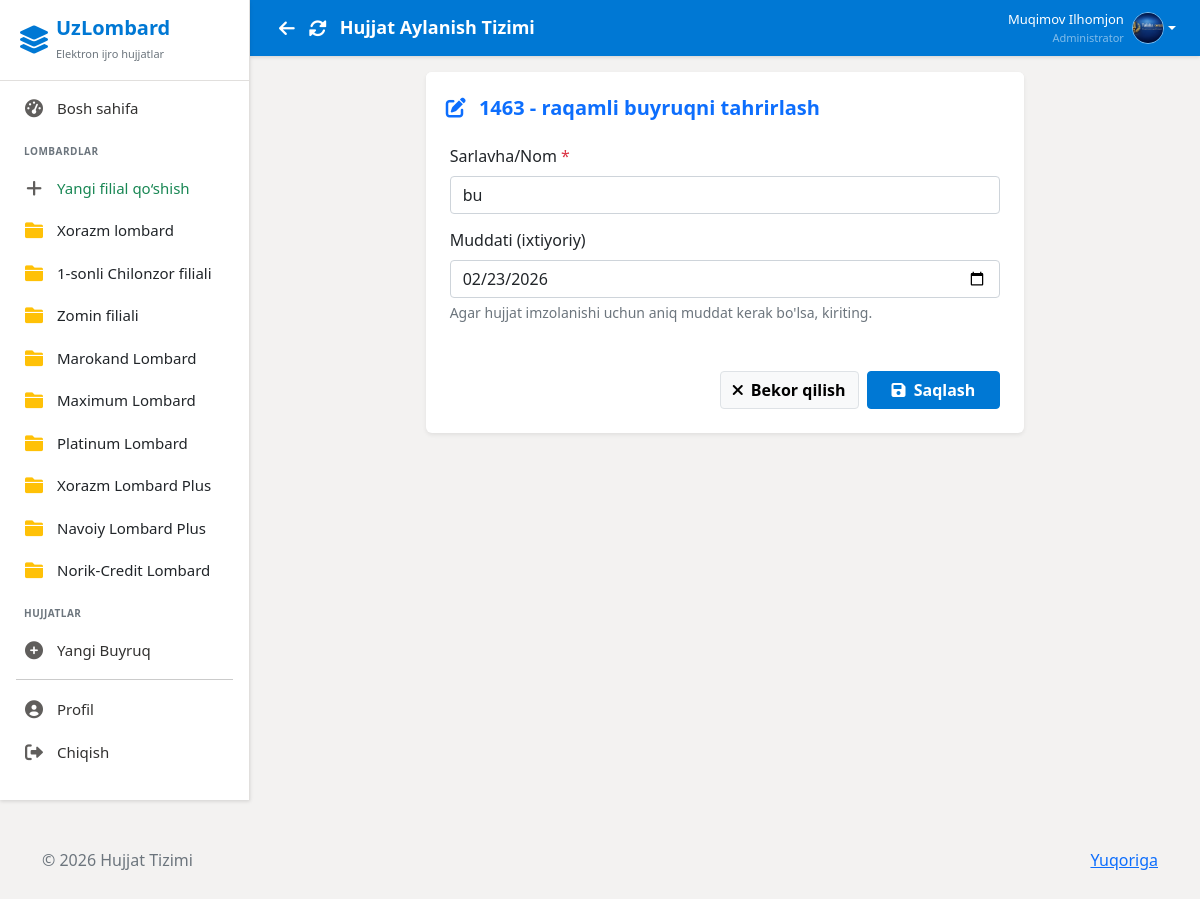
Screenshot of /documents/34/edit/ (signed in) with the database file from the repository.
### users/models.py (models this page shows, shortened)
class Branch(models.Model):
    name = models.CharField(max_length=100, verbose_name='Branch Name')
    address = models.TextField(verbose_name='Address')
    phone = models.CharField(max_length=20, verbose_name='Phone')
    created_at = models.DateTimeField(auto_now_add=True)
    class Meta:
        verbose_name = 'Branch'
        verbose_name_plural = 'Branches'

class CustomUser(AbstractUser):
    ROLE_CHOICES = (
        ('admin', 'Administrator'),
        ('employee', 'Ishchi'),
        ('director', 'Direktor'),
    )
    role = models.CharField(max_length=20, choices=ROLE_CHOICES, default='employee')
    branch = models.ManyToManyField(
        Branch,
        related_name='employees',
        blank=True
    )
    profile_image = models.ImageField(upload_to='profiles/', null=True, blank=True)
    fingerprint_enabled = models.BooleanField(default=False, verbose_name='Fingerprint Authentication Enabled')
    middle_name = models.CharField(max_length=100, blank=True, verbose_name='Otasining ismi')
    position = models.CharField(max_length=200, blank=True, verbose_name='Lavozim')
    class Meta:
        verbose_name = 'User'
        verbose_name_plural = 'Users'

### documents/models.py (models this page shows, shortened)
class Order(models.Model):
    STATUS_CHOICES = (
        ('draft', 'Qoralama'),
        ('pending', 'Imzolash kutilmoqda'),
        ('partial', 'Qisman imzolangan'),
        ('completed', 'To‘liq imzolangan'),
        ('rejected', 'Rad etilgan'),
        ('cancelled', 'Bekor qilingan'),
    )
    SIGNATURE_TYPES = (
        ('sequential', 'Ketma-ket'),
        ('parallel', 'Parallel'),
    )
    DOCUMENT_TYPES = (
        ('internal', 'Buyruq I/CH - Ichki hujjat'),
        ('external', 'Buyruq SH/T - Shartnoma/Tashqi hujjat'),
        ('official', 'Buyruq'),
        ('application', 'Ariza'),
    )
    title = models.CharField(max_length=255, verbose_name="Buyruq nomi/sarlavhasi")
    number = models.CharField(
        max_length=50,
        unique=True,
        verbose_name="Buyruq raqami",
        help_text="Masalan: 01-2025, BR-145/26 va h.k."
    )
    created_by = models.ForeignKey(
        'users.CustomUser',
        on_delete=models.SET_NULL,
        null=True,
        related_name='created_orders',
        verbose_name="Yaratgan xodim"
    )
    branch = models.ForeignKey(
        'users.Branch',
        on_delete=models.SET_NULL,
        null=True,
        blank=True,
        related_name='orders',
        verbose_name="Filial"
    )
    document_type = models.CharField(
        max_length=20,
        choices=DOCUMENT_TYPES,
        default='internal',
        verbose_name="Turi"
    )
    status = models.CharField(
        max_length=20,
        choices=STATUS_CHOICES,
        default='draft',
        verbose_name="Holati"
    )
    file = models.FileField(
        upload_to='orders/files/%Y/%m/',
        null=True,
        blank=True,
        verbose_name="Ilova qilingan fayl (PDF va boshq.)"
    )
    created_at = models.DateTimeField(auto_now_add=True, verbose_name="Yaratilgan vaqti")
    updated_at = models.DateTimeField(auto_now=True, verbose_name="O‘zgartirilgan vaqti")
    deadline = models.DateField(
        null=True,
        blank=True,
        verbose_name="Imzolash muddati"
    )
    signature_type = models.CharField(max_length=20, choices=SIGNATURE_TYPES, default='sequential')
    director_approved = models.BooleanField(default=False, verbose_name="Direktor tasdiqladi")
    director_approved_at = models.DateTimeField(null=True, blank=True, verbose_name="Direktor tasdiqlagan vaqt")
    final_qr_code = models.ImageField(upload_to='orders/final_qr/%Y/%m/', null=True, blank=True, verbose_name="Umumiy QR kod")
    stamped_file = models.FileField(upload_to='orders/stamped/%Y/%m/', null=True, blank=True, verbose_name="Pechatli PDF")
    additional_docs = models.ManyToManyField(
        'AdditionalDocument',
        blank=True,
        related_name='orders',
        verbose_name="Qo'shimcha hujjatlar"
    )
    class Meta:
        verbose_name = "Buyruq"
        verbose_name_plural = "Buyruqlar"
        ordering = ['-created_at']
        indexes = [
            models.Index(fields=['status', 'created_at']),
            models.Index(fields=['created_by']),
        ]

### documents/views.py (the view, shortened to what this page needs)
# urls.py: path('<int:order_id>/edit/',      views.edit_order,           name='order_update'),
@login_required
def edit_order(request, order_id):
    if request.user.role != 'admin':
        messages.error(request, 'Ruxsat yo\'q')
        return redirect('dashboard')
    order = get_object_or_404(Order, id=order_id)
    context = {
        'order': order,
    }
    return render(request, 'documents/edit_order.html', context)

### users/context_processors.py (called while the page is built)
def sidebar_branches(request):
    branches = Branch.objects.all()
    return {
        'sidebar_branches': branches
    }

### templates/documents/edit_order.html (shortened to what this page needs)
{% extends 'base.html' %}
{% block content %}
<div class="row justify-content-center">
    <div class="col-md-8">
        <div class="card shadow-sm border-0">
            <div class="card-header bg-white border-bottom-0 pt-4 pb-0">
                <h5 class="mb-0 text-primary fw-bold">
                    <i class="fas fa-edit me-2"></i> {{ order.number }} - raqamli buyruqni tahrirlash
                </h5>
            </div>
            <div class="card-body p-4">
                <form method="POST">
                    <div class="mb-4">
                        <label for="title" class="form-label fw-medium text-dark">Sarlavha/Nom <span
                                class="text-danger">*</span></label>
                        <input type="text" class="form-control" id="title" name="title" value="{{ order.title }}"
                            required>
                    </div>
                    <div class="mb-5">
                        <label for="deadline" class="form-label fw-medium text-dark">Muddati (ixtiyoriy)</label>
                        <input type="date" class="form-control" id="deadline" name="deadline"
                            value="{% if order.deadline %}{{ order.deadline|date:'Y-m-d' }}{% endif %}">
                        <div class="form-text text-muted">
                            Agar hujjat imzolanishi uchun aniq muddat kerak bo'lsa, kiriting.
                        </div>
                    </div>
                    <div class="d-flex justify-content-end gap-2">
                        <a href="{% url 'order_detail' order.id %}" class="btn btn-light border">
                            <i class="fas fa-times me-1"></i> Bekor qilish
                        </a>
                        <button type="submit" class="btn btn-primary px-4">
                            <i class="fas fa-save me-1"></i> Saqlash
                        </button>
                    </div>
                </form>
            </div>
        </div>
    </div>
</div>
{% endblock %}

### templates/layouts/sidebar.html (shortened to what this page needs)
<div class="sidebar">
    <div class="sidebar-header d-flex align-items-center">
        <i class="fas fa-layer-group fs-3 me-2"></i>
        <div>
            <h5 class="mb-0 fw-bold">UzLombard</h5>
            <small class="text-secondary" style="font-size: 11px;">Elektron ijro hujjatlar</small>
        </div>
    </div>
    <div class="sidebar-menu">
        {% if user.is_authenticated %}
        {% if user.role == 'admin' %}
        <a href="{% url 'dashboard' %}"
            class="{% if request.resolver_match.url_name == 'dashboard' %}active{% endif %}">
            <i class="fas fa-tachometer-alt"></i>
            Bosh sahifa
        </a>
        <div class="mt-4 mb-2 px-4 text-uppercase fw-bold text-secondary"
            style="font-size: 10px; letter-spacing: 0.5px;">
            Lombardlar
        </div>
        <a href="{% url 'create_branch' %}" class="text-success fw-semibold">
            <i class="fas fa-plus"></i> Yangi filial qo‘shish
        </a>
        {% for branch in sidebar_branches %}
        <a href="{% url 'branch_documents' branch.id %}" class="text-dark fw-semibold">
            <i class="fas fa-folder text-warning"></i> {{ branch.name }}
        </a>
        {% endfor %}
        <div class="mt-4 mb-2 px-4 text-uppercase fw-bold text-secondary"
            style="font-size: 10px; letter-spacing: 0.5px;">
            Hujjatlar
        </div>
        <a href="{% url 'create_order' %}">
            <i class="fas fa-plus-circle"></i>
            Yangi Buyruq
        </a>
        {% endif %}
        <hr class="mx-3 my-2" style="border-color: var(--sidebar-border);">
        <a href="{% url 'profile' %}">
            <i class="fas fa-user-circle"></i>
            Profil
        </a>
        <a href="{% url 'logout' %}" onclick="return confirm('Chiqishni istaysizmi?')">
            <i class="fas fa-sign-out-alt"></i>
            Chiqish
        </a>
        {% else %}
        <a href="{% url 'login' %}">
            <i class="fas fa-sign-in-alt"></i>
            Kirish
        </a>
        {% endif %}
    </div>
</div>

### templates/layouts/header.html (shortened to what this page needs)
<div class="header">
  <div class="d-flex align-items-center">
    <button onclick="history.back()" class="btn btn-link text-white p-1 me-1" title="Orqaga" style="font-size:18px; text-decoration:none;">
      <i class="fas fa-arrow-left"></i>
    </button>
    <button onclick="location.reload()" class="btn btn-link text-white p-1 me-2" title="Yangilash" style="font-size:18px; text-decoration:none;">
      <i class="fas fa-sync-alt"></i>
    </button>
    <h4>{% block header_title %}Hujjat Aylanish Tizimi{% endblock %}</h4>
  </div>
  {% if user.is_authenticated %}
  <div class="user-info">
    <div class="dropdown">
      <a href="#" class="d-flex align-items-center text-decoration-none dropdown-toggle text-white"
        data-bs-toggle="dropdown">
        <div class="text-end me-2 d-none d-md-block">
          <div class="fw-semibold" style="font-size: 13px;">{{ user.get_full_name }}</div>
          <div class="text-white-50" style="font-size: 11px;">{{ user.get_role_display }}</div>
        </div>
        {% if user.profile_image %}
        <img src="{{ user.profile_image.url }}" alt="Profile" class="user-avatar">
        {% else %}
        <div class="user-avatar bg-white text-primary d-flex align-items-center justify-content-center fw-bold">
          {{ user.first_name|first }}{{ user.last_name|first }}
        </div>
        {% endif %}
      </a>
    </div>
  </div>
  {% endif %}
</div>

### templates/base.html (style rules this page uses)
:root { --primary-color: #0078D4; --primary-hover: #005A9E; --primary-light: #C7E0F4; --secondary-color: #605E5C; --success-color: #107C41; --warning-color: #D83B01; --danger-color: #A4262C; --bg-body: #F3F2F1; --bg-surface: #FFFFFF; --text-primary: #323130; --text-secondary: #605E5C; --sidebar-bg: #FFFFFF; --sidebar-border: #E1DFDD; --sidebar-width: 250px; --header-height: 56px; --radius-md: 4px; --radius-lg: 6px; --shadow-sm: 0 1.6px 3.6px 0 rgba(0, 0, 0, 0.13), 0 0.3px 0.9px 0 rgba(0, 0, 0, 0.11); --shadow-md: 0 3.2px 7.2px 0 rgba(0, 0, 0, 0.13), 0 0.6px 1.8px 0 rgba(0, 0, 0, 0.11); }
* { margin: 0; padding: 0; box-sizing: border-box; }
body { font-family: 'Segoe UI', -apple-system, BlinkMacSystemFont, Roboto, 'Helvetica Neue', sans-serif; background-color: var(--bg-body); color: var(--text-primary); font-size: 16px; overflow: hidden; height: 100vh; }
.form-control, .btn { border-radius: var(--radius-md); font-family: inherit; }
.btn { font-weight: 600; box-shadow: none; transition: background-color 0.1s ease, color 0.1s ease; }
.btn-primary { background-color: var(--primary-color); border-color: var(--primary-color); }
.sidebar { position: fixed; top: 0; left: 0; height: 100vh; width: var(--sidebar-width); background: var(--sidebar-bg); color: var(--text-primary); transition: all 0.3s cubic-bezier(0.25, 0.8, 0.25, 1); z-index: 1000; box-shadow: var(--shadow-sm); border-right: 1px solid var(--sidebar-border); }
.sidebar-header { padding: 16px 20px; background: transparent; border-bottom: 1px solid var(--sidebar-border); color: var(--primary-color); }
.sidebar-menu { padding: 6px 0; }
.sidebar-menu a { display: flex; align-items: center; padding: 10px 20px; color: var(--text-primary); text-decoration: none; transition: background-color 0.1s; border-left: 3px solid transparent; font-weight: 400; font-size: 15px; }
.sidebar-menu i { margin-right: 12px; width: 22px; text-align: center; font-size: 18px; color: var(--secondary-color); }
.header { background: var(--primary-color); color: white; padding: 0 24px; height: var(--header-height); min-height: var(--header-height); display: flex; justify-content: space-between; align-items: center; box-shadow: var(--shadow-sm); margin-bottom: 0; flex-shrink: 0; }
.header h4 { font-size: 18px; font-weight: 600; margin: 0; }
.user-info { display: flex; align-items: center; gap: 15px; }
.user-avatar { width: 32px; height: 32px; border-radius: 50%; object-fit: cover; border: 1px solid rgba(255, 255, 255, 0.5); }
.card { border: 1px solid var(--sidebar-border); border-radius: var(--radius-lg); box-shadow: var(--shadow-sm); margin-bottom: 12px; background: var(--bg-surface); transition: box-shadow 0.2s; }
.card-header { background: var(--bg-surface); border-bottom: 1px solid var(--sidebar-border); font-weight: 600; padding: 12px 20px; border-radius: var(--radius-lg) var(--radius-lg) 0 0 !important; color: var(--primary-color); font-size: 17px; }
.mt-4 { margin-top: 14px !important; }
.mb-4 { margin-bottom: 14px !important; }

### rows the page displays
Branch: name "Xorazm lombard"
Branch: name "1-sonli Chilonzor filiali"
Branch: name "Zomin filiali"
Branch: name "Marokand Lombard"
Branch: name "Maximum Lombard"
Branch: name "Platinum Lombard"
Branch: name "Xorazm Lombard Plus"
Branch: name "Navoiy Lombard Plus"
Branch: name "Norik-Сredit Lombard"
CustomUser: get_full_name "Muqimov Ilhomjon", role "Administrator", profile_image (picture)
Order: number "1463", title "bu", deadline "02/23/2026"
